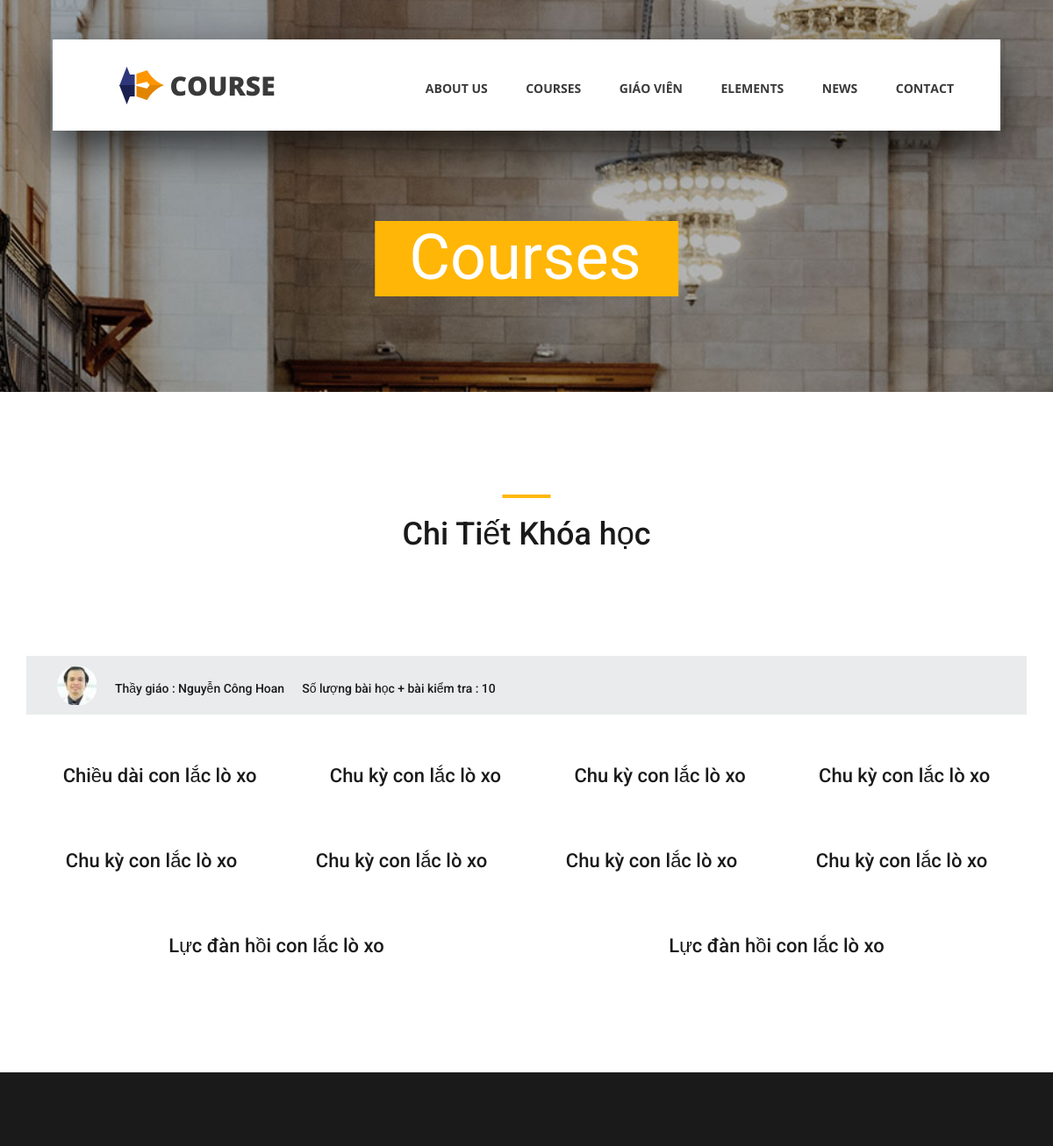
The app's page /courselist.php?chuong=2 (upper part), older data.
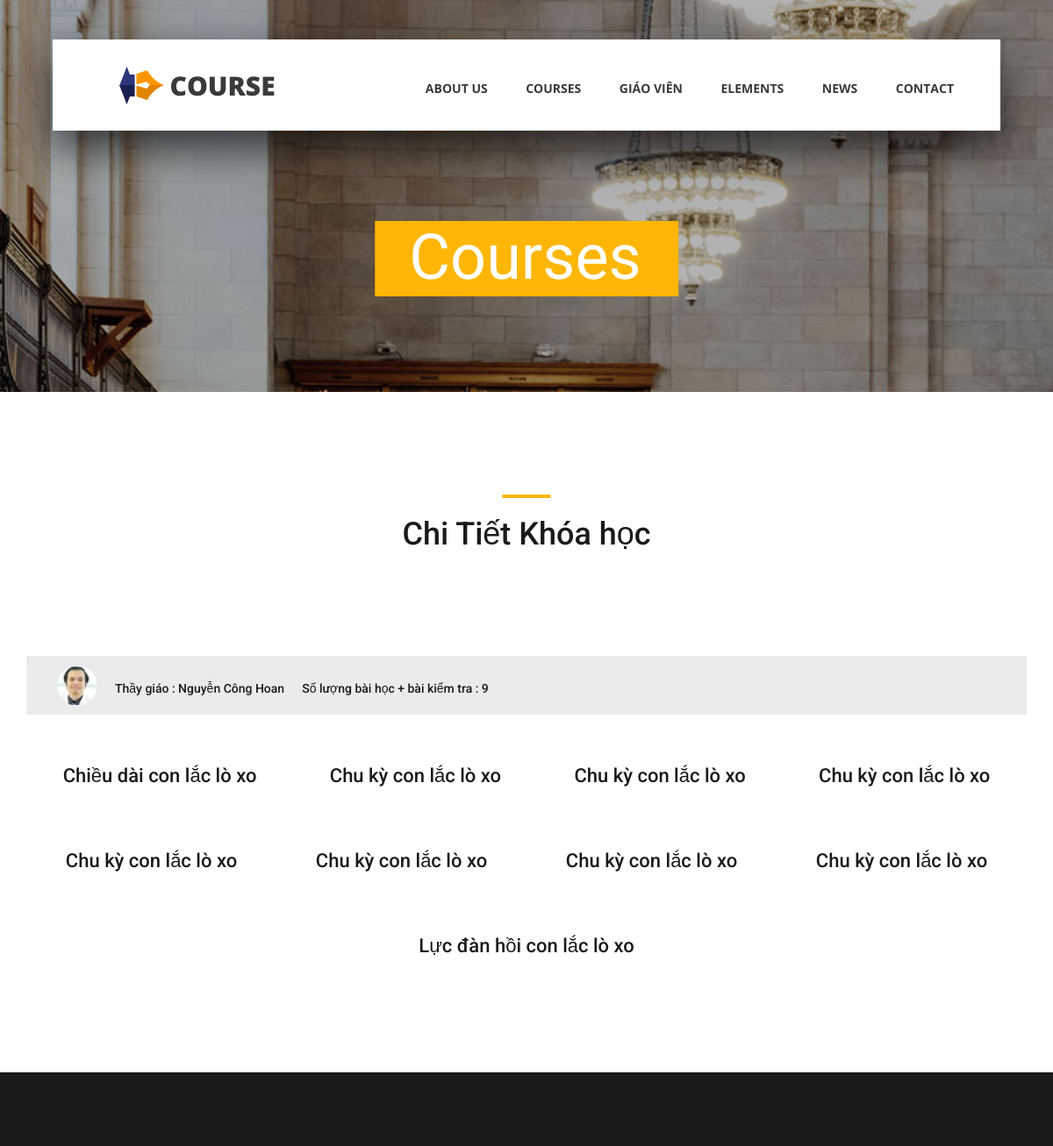
The same page, newer data.
### tables this page shows
CREATE TABLE `chitietcongthuc` (
  `MaChiTiet` int(11) NOT NULL,
  `TenCongThuc` text NOT NULL,
  `NoiDung` text NOT NULL,
  `MaChuong` int(11) NOT NULL
);

### courselist.php (the view, shortened to what this page needs)
<!DOCTYPE html>
<html lang="en">
<head>
<link rel="stylesheet" type="text/css" href="styles/bootstrap4/bootstrap.min.css">
<link href="plugins/fontawesome-free-5.0.1/css/fontawesome-all.css" rel="stylesheet" type="text/css">
<link rel="stylesheet" type="text/css" href="styles/courses_styles.css">
<link rel="stylesheet" type="text/css" href="styles/courses_responsive.css">
</head>
<body>
<?php
include('inc/myconnect.php');
?>
<div class="super_container">
	<?php include("header.php"); ?>
	<div class="home">
		<div class="home_background_container prlx_parent">
			<div class="home_background prlx" style="background-image:url(images/courses_background.jpg)"></div>
		</div>
		<div class="home_content">
			<h1>Courses</h1>
		</div>
	</div>
	<div class="popular page_section">
		<div class="container">
			<div class="row">
				<div class="col">
					<div class="section_title text-center">
						<h1>Chi Tiết Khóa học</h1>
					</div>
				</div>
			</div>
			<div class="row course_boxes">
				<?php
					$machuong=$_GET['chuong'];
					$query="SELECT * FROM chitietcongthuc WHERE MaChuong=".$machuong;
					$results=mysqli_query($dbc,$query);
					$query_1="SELECT count(MaChiTiet) FROM chitietcongthuc WHERE MaChuong=".$machuong;
					$results_1=mysqli_query($dbc,$query_1);
					$number_1=mysqli_fetch_assoc($results_1);
					?>
					<div class="price_box d-flex flex-row align-items-center">
							<div class="course_author_image">
								<img src="images/author.jpg" alt="https://unsplash.com/@mehdizadeh">
							</div>
							<div class="course_author_name"><?php echo "Thầy giáo : Nguyễn Công Hoan </br>"; ?><span></span></div>
							<div class="course_author_name"><?php echo "Số lượng bài học + bài kiểm tra : ".$number_1['count(MaChiTiet)']; ?><span></span></div>
						</div>
					<?php
					while($number=mysqli_fetch_array($results,MYSQLI_ASSOC))
					{
				?>
				<div class="card-body text-center">
						<div class="card-title"><a href="lesson_details.php?ct=<?php echo $number['MaChiTiet']; ?>"><?php echo $number['TenCongThuc']; ?></a></div>
				</div>
				<?php
				} ?>
			</div>
		</div>
	</div>
<?php include("footer.php"); ?>
	</footer>
</div>
</body>
</html>

### header.php (shortened to what this page needs)
<header class="header d-flex flex-row">
	<div class="header_content d-flex flex-row align-items-center">
		<a href="index.php"><div class="logo_container">
			<div class="logo">
				<img src="images/logo.png" alt="">
				<span>course</span>
			</div>
		</div></a>
		<nav class="main_nav_container">
			<div class="main_nav">
				<ul class="main_nav_list">
					<li class="main_nav_item"><a href="aboutus.php">about us</a></li>
					<li class="main_nav_item"><a href="courses.php">courses</a></li>
					<li class="main_nav_item"><a href="teachers.php">Giáo Viên</a></li>
					<li class="main_nav_item"><a href="elements.php">elements</a></li>
					<li class="main_nav_item"><a href="news.php">news</a></li>
					<li class="main_nav_item"><a href="contact.php">contact</a></li>
				</ul>
			</div>
		</nav>
	</div>
</header>

### footer.php (shortened to what this page needs)
<footer class="footer">

### styles/courses_styles.css (style rules this page uses)
* { margin: 0; padding: 0; -webkit-font-smoothing: antialiased; -webkit-text-shadow: rgba(0,0,0,.01) 0 0 1px; text-shadow: rgba(0,0,0,.01) 0 0 1px; }
body { font-family: 'Roboto', sans-serif; font-size: 14px; font-weight: 400; background: #FFFFFF; color: #a5a5a5; }
div { display: block; position: relative; -webkit-box-sizing: border-box; -moz-box-sizing: border-box; box-sizing: border-box; }
ul { list-style: none; margin-bottom: 0px; }
a, a:hover, a:visited, a:active, a:link { text-decoration: none; -webkit-font-smoothing: antialiased; -webkit-text-shadow: rgba(0,0,0,.01) 0 0 1px; text-shadow: rgba(0,0,0,.01) 0 0 1px; }
h1 { font-size: 36px; }
h1, h2, h3, h4, h5, h6 { font-family: 'Roboto', sans-serif; -webkit-font-smoothing: antialiased; -webkit-text-shadow: rgba(0,0,0,.01) 0 0 1px; text-shadow: rgba(0,0,0,.01) 0 0 1px; }
.super_container { width: 100%; overflow: hidden; }
.prlx_parent { overflow: hidden; }
.prlx { height: 130% !important; }
.header { position: fixed; top: 45px; left: 50%; -webkit-transform: translateX(-50%); -moz-transform: translateX(-50%); -ms-transform: translateX(-50%); -o-transform: translateX(-50%); transform: translateX(-50%); width: 1318px; height: 104px; background: #FFFFFF; z-index: 10; -webkit-transition: all 200ms ease; -moz-transition: all 200ms ease; -ms-transition: all 200ms ease; -o-transition: all 200ms ease; transition: all 200ms ease; }
.header_content { width: calc(100% - 279px); height: 100%; }
.header_content::before { display: block; position: absolute; top: 0; left: 0; width: 100%; height: 100%; content: ''; box-shadow: 0px 20px 49px rgba(0,0,0,0.67); z-index: -1; }
.logo_container { display: inline-block; padding-left: 76px; }
.logo span { font-family: 'Open Sans', sans-serif; font-size: 30px; font-weight: 900; color: #3a3a3a; vertical-align: middle; text-transform: uppercase; margin-left: 3px; }
.main_nav_container { display: inline-block; margin-left: auto; padding-right: 93px; }
.main_nav { margin-top: 7px; }
.main_nav_item { display: inline-block; margin-right: 40px; }
.main_nav_item:last-child { margin-right: 0px; }
.main_nav_item a { font-family: 'Open Sans', sans-serif; font-size: 14px; text-transform: uppercase; font-weight: 700; color: #3a3a3a; -webkit-transition: all 200ms ease; -moz-transition: all 200ms ease; -ms-transition: all 200ms ease; -o-transition: all 200ms ease; transition: all 200ms ease; }
.home { width: 100%; height: 447px; }
.home_background_container { position: absolute; top: 0; left: 0; width: 100%; height: 100%; }
.home_background { width: 100%; height: 100%; background-repeat: no-repeat; background-size: cover; background-position: center center; }
.home_content { position: absolute; left: 50%; bottom: 109px; -webkit-transform: translateX(-50%); -moz-transform: translateX(-50%); -ms-transform: translateX(-50%); -o-transform: translateX(-50%); transform: translateX(-50%); background: #ffb606; padding-top: 24px; padding-bottom: 18px; padding-left: 39px; padding-right: 42px; }
.home_content h1 { font-size: 72px; font-weight: 400; color: #FFFFFF; line-height: 0.5; }
.page_section { padding-top: 117px; padding-bottom: 117px; }
.section_title h1 { display: block; color: #1a1a1a; font-weight: 500; padding-top: 24px; }
.section_title h1::before { display: block; position: absolute; top: 0; left: 50%; -webkit-transform: translateX(-50%); -moz-transform: translateX(-50%); -ms-transform: translateX(-50%); -o-transform: translateX(-50%); transform: translateX(-50%); width: 55px; height: 4px; content: ''; background: #ffb606; }
.course_boxes { margin-top: 68px; }
.card-body { padding-top: 0px; padding-bottom: 0px; padding-left: 15px; padding-right: 15px; }
.card-title { margin-top: 55px; }
.card-title a { font-size: 22px; font-weight: 500; color: #1a1a1a; line-height: 1.2; }
.price_box { width: 100%; height: 67px; background: #eaebec; margin-top: 41px; padding-left: 35px; }
.course_author_image { width: 46px; height: 46px; border-radius: 50%; overflow: hidden; }
.course_author_name { font-size: 14px; font-weight: 500; color: #1a1a1a; padding-left: 20px; margin-top: 7px; }
.footer { width: 100%; padding-top: 86px; background: #1a1a1a; }

Row changes from the older to the newer data that the page shows:
removed chitietcongthuc: TenCongThuc "Lực đàn hồi con lắc lò xo"
Text that changed along with them:
$number_1['count(MaChiTiet)']: "10" → "9"
